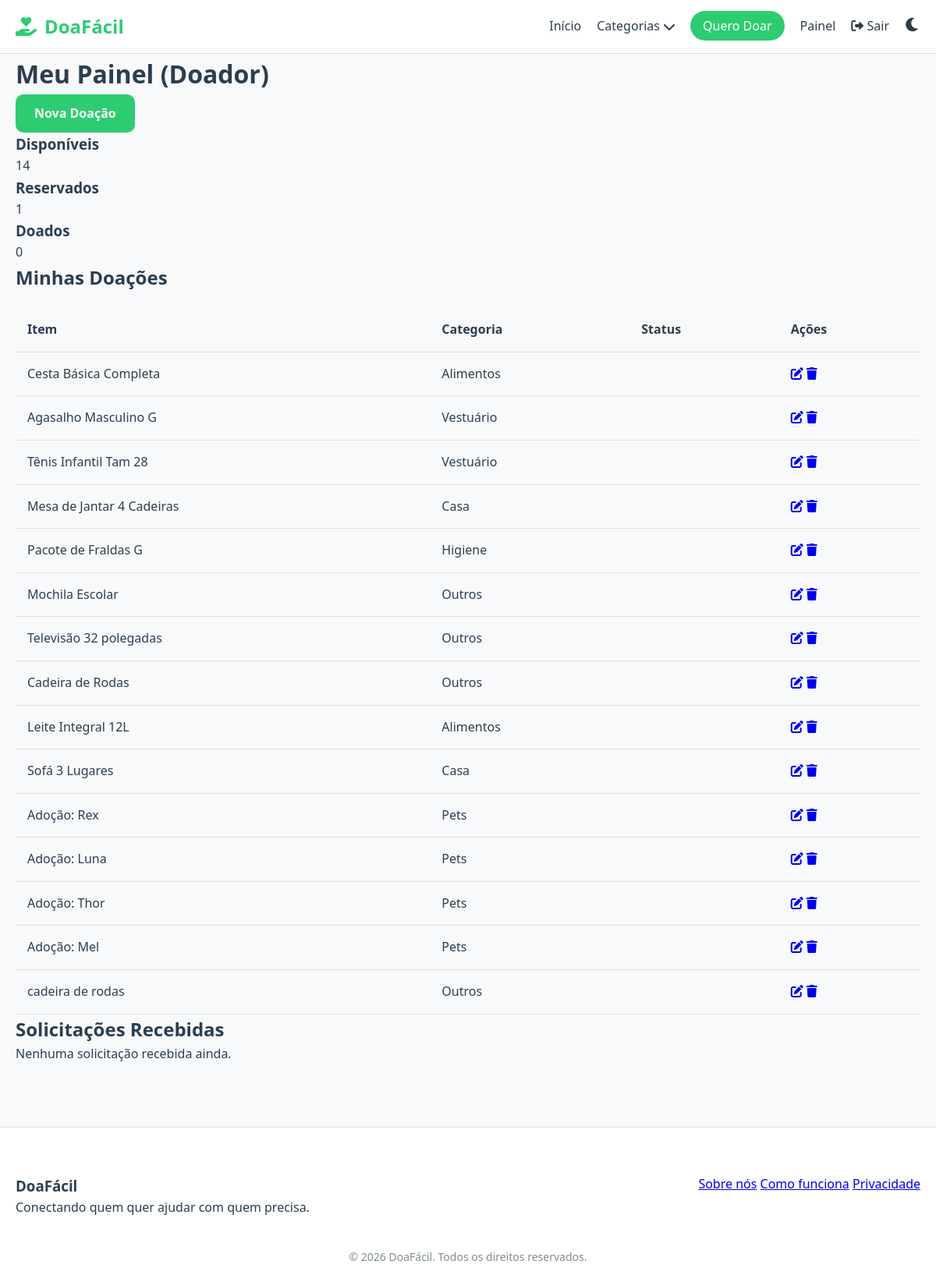
Screenshot of /painel_doador (signed in) with the database file from the repository.
### modelos.py (models this page shows)
class Doacao(db.Model):
    id = db.Column(db.Integer, primary_key=True)
    titulo = db.Column(db.String(100), nullable=False)
    descricao = db.Column(db.Text, nullable=False)
    categoria_id = db.Column(db.Integer, db.ForeignKey('categoria.id'), nullable=False)
    subcategoria_id = db.Column(db.Integer, db.ForeignKey('subcategoria.id'), nullable=False)
    cidade = db.Column(db.String(100), nullable=False)
    bairro = db.Column(db.String(100), nullable=False)
    whatsapp = db.Column(db.String(20), nullable=False)
    imagem = db.Column(db.String(200), nullable=True)
    condicao = db.Column(db.String(50), nullable=True)
    status = db.Column(db.String(20), default='Disponível') # 'Disponível', 'Reservado', 'Doado'
    data_criacao = db.Column(db.DateTime, default=datetime.utcnow)
    doador_id = db.Column(db.Integer, db.ForeignKey('usuario.id'), nullable=False)
    categoria = db.relationship('Categoria', backref=db.backref('doacoes_list', lazy=True))
    subcategoria = db.relationship('Subcategoria', backref=db.backref('doacoes_list', lazy=True))
    pet_detalhes = db.relationship('PetDetalhes', backref='doacao', uselist=False, cascade="all, delete-orphan")
    solicitacoes = db.relationship('Solicitacao', backref='doacao', lazy=True, cascade="all, delete-orphan")
    favoritados = db.relationship('Favorito', backref='doacao', lazy=True, cascade="all, delete-orphan")

class Categoria(db.Model):
    id = db.Column(db.Integer, primary_key=True)
    nome = db.Column(db.String(50), nullable=False, unique=True)
    subcategorias = db.relationship('Subcategoria', backref='categoria', lazy=True)

### app.py (the view)
@app.route('/painel_doador')
@login_required
def painel_doador():
    doacoes = Doacao.query.filter_by(doador_id=current_user.id).all()
    solicitacoes = Solicitacao.query.join(Doacao).filter(Doacao.doador_id == current_user.id).all()
    return render_template('painel_doador.html', doacoes=doacoes, solicitacoes=solicitacoes)

### app.py (called while the page is built)
@login_manager.user_loader
def load_user(user_id):
    return Usuario.query.get(int(user_id))

@app.context_processor
def inject_categories():
    return dict(todas_categorias_global=Categoria.query.all())

### templates/painel_doador.html (shortened to what this page needs)
{% extends 'base.html' %}
{% block content %}
<div class="container dashboard">
    <div class="dashboard-header">
        <h1>Meu Painel (Doador)</h1>
        <a href="{{ url_for('nova_doacao') }}" class="btn btn-primary">Nova Doação</a>
    </div>
    <div class="stats-grid">
        <div class="stat-card">
            <h3>Disponíveis</h3>
            <p>{{ doacoes|selectattr('status', 'equalto', 'Disponível')|list|length }}</p>
        </div>
        <div class="stat-card">
            <h3>Reservados</h3>
            <p>{{ doacoes|selectattr('status', 'equalto', 'Reservado')|list|length }}</p>
        </div>
        <div class="stat-card">
            <h3>Doados</h3>
            <p>{{ doacoes|selectattr('status', 'equalto', 'Doado')|list|length }}</p>
        </div>
    </div>
    <section class="dashboard-section">
        <h2>Minhas Doações</h2>
        <div class="table-responsive">
            <table>
                <thead>
                    <tr>
                        <th>Item</th>
                        <th>Categoria</th>
                        <th>Status</th>
                        <th>Ações</th>
                    </tr>
                </thead>
                <tbody>
                    {% for d in doacoes %}
                    <tr>
                        <td>{{ d.titulo }}</td>
                        <td>{{ d.categoria.nome }}</td>
                        <td><span class="status-badge {{ d.status.lower() }}">{{ d.status }}</span></td>
                        <td>
                            <a href="{{ url_for('editar_doacao', id=d.id) }}" class="btn-icon"><i class="fas fa-edit"></i></a>
                            <a href="{{ url_for('deletar_doacao', id=d.id) }}" class="btn-icon delete" onclick="return confirm('Excluir?')"><i class="fas fa-trash"></i></a>
                        </td>
                    </tr>
                    {% endfor %}
                </tbody>
            </table>
        </div>
    </section>
    <section class="dashboard-section">
        <h2>Solicitações Recebidas</h2>
        {% if solicitacoes %}
        <div class="requests-list">
            {% for s in solicitacoes %}
            <div class="request-card">
                <div class="request-info">
                    <h4>{{ s.solicitante.nome }} tem interesse em "{{ s.doacao.titulo }}"</h4>
                    <p><strong>Mensagem:</strong> {{ s.mensagem }}</p>
                    <p><strong>Motivo:</strong> {{ s.motivo }}</p>
                    <p><strong>WhatsApp:</strong> {{ s.telefone_contato }}</p>
                    <span class="status-badge {{ s.status.lower() }}">{{ s.status }}</span>
                </div>
                {% if s.status == 'Pendente' %}
                <div class="request-actions">
                    <a href="{{ url_for('responder_solicitacao', id=s.id, acao='aceitar') }}" class="btn btn-small btn-primary">Aceitar</a>
                    <a href="{{ url_for('responder_solicitacao', id=s.id, acao='recusar') }}" class="btn btn-small btn-danger">Recusar</a>
                </div>
                {% endif %}
            </div>
            {% endfor %}
        </div>
        {% else %}
        <p>Nenhuma solicitação recebida ainda.</p>
        {% endif %}
    </section>
</div>
{% endblock %}

### static/css/style.css (style rules this page uses)
:root { --primary-color: #2ecc71; --secondary-color: #3498db; --bg-color: #f8f9fa; --card-bg: #ffffff; --text-color: #2c3e50; --text-muted: #7f8c8d; --border-color: #e0e0e0; --white: #ffffff; --danger: #e74c3c; --warning: #f1c40f; --success: #27ae60; }
* { margin: 0; padding: 0; box-sizing: border-box; }
body { font-family: 'Segoe UI', Tahoma, Geneva, Verdana, sans-serif; background-color: var(--bg-color); color: var(--text-color); line-height: 1.6; transition: background-color 0.3s, color 0.3s; }
.container { max-width: 1200px; margin: 0 auto; padding: 0 20px; }
.btn { padding: 12px 24px; border-radius: 10px; text-decoration: none; font-weight: 600; cursor: pointer; border: none; display: inline-block; transition: opacity 0.2s; }
.btn-primary { background: var(--primary-color); color: white; }
.table-responsive { overflow-x: auto; }
table { width: 100%; border-collapse: collapse; margin-top: 20px; }
th, td { padding: 15px; text-align: left; border-bottom: 1px solid var(--border-color); }

### rows the page displays
Doacao: titulo "Cesta Básica Completa", categoria.nome "Alimentos"
Doacao: titulo "Agasalho Masculino G", categoria.nome "Vestuário"
Doacao: titulo "Tênis Infantil Tam 28", categoria.nome "Vestuário"
Doacao: titulo "Mesa de Jantar 4 Cadeiras", categoria.nome "Casa"
Doacao: titulo "Pacote de Fraldas G", categoria.nome "Higiene"
Doacao: titulo "Mochila Escolar", categoria.nome "Outros"
Doacao: titulo "Televisão 32 polegadas", categoria.nome "Outros"
Doacao: titulo "Cadeira de Rodas", categoria.nome "Outros"
Doacao: titulo "Leite Integral 12L", categoria.nome "Alimentos"
Doacao: titulo "Sofá 3 Lugares", categoria.nome "Casa"
Doacao: titulo "Adoção: Rex", categoria.nome "Pets"
Doacao: titulo "Adoção: Luna", categoria.nome "Pets"
Doacao: titulo "Adoção: Thor", categoria.nome "Pets"
Doacao: titulo "Adoção: Mel", categoria.nome "Pets"
Doacao: titulo "cadeira de rodas", categoria.nome "Outros"

### other values shown
{{ doacoes|selectattr('status', 'equalto', 'Disponível')|list|length }} "14"
{{ doacoes|selectattr('status', 'equalto', 'Reservado')|list|length }} "1"
{{ doacoes|selectattr('status', 'equalto', 'Doado')|list|length }} "0"
